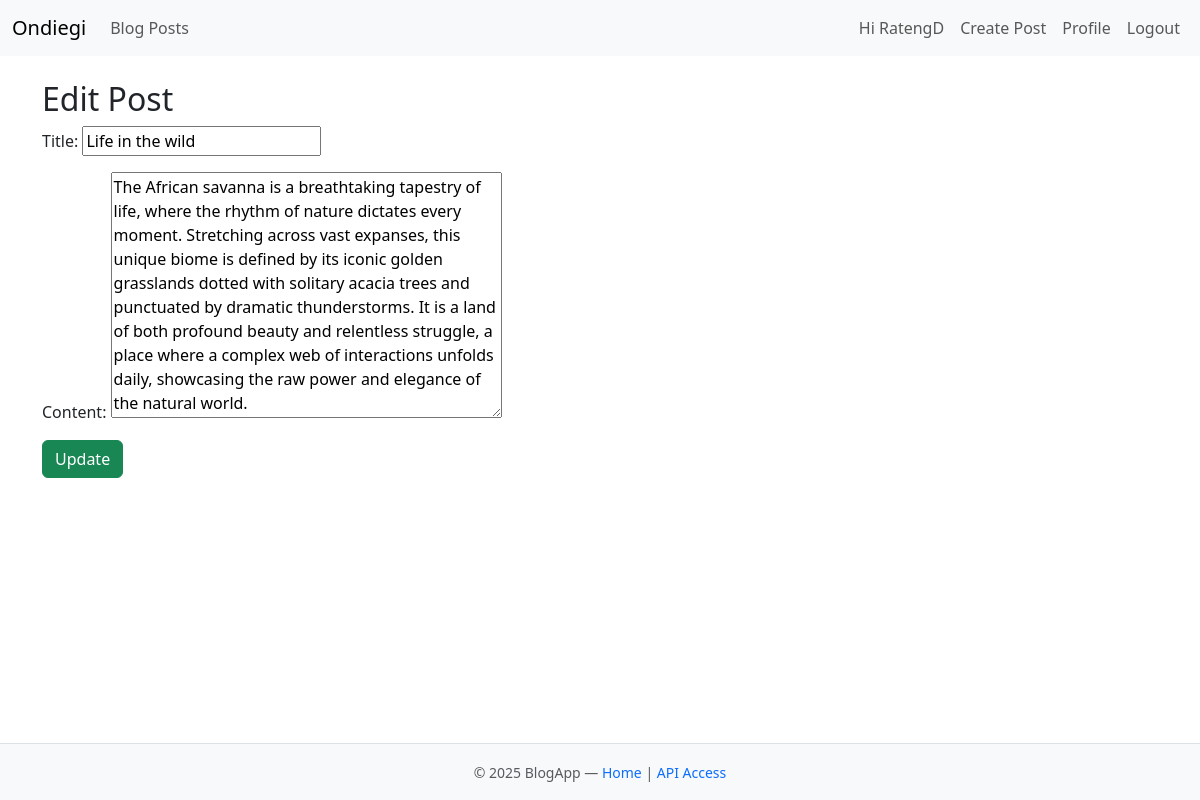
The app's page /blog/10/edit/ (signed in), older data.
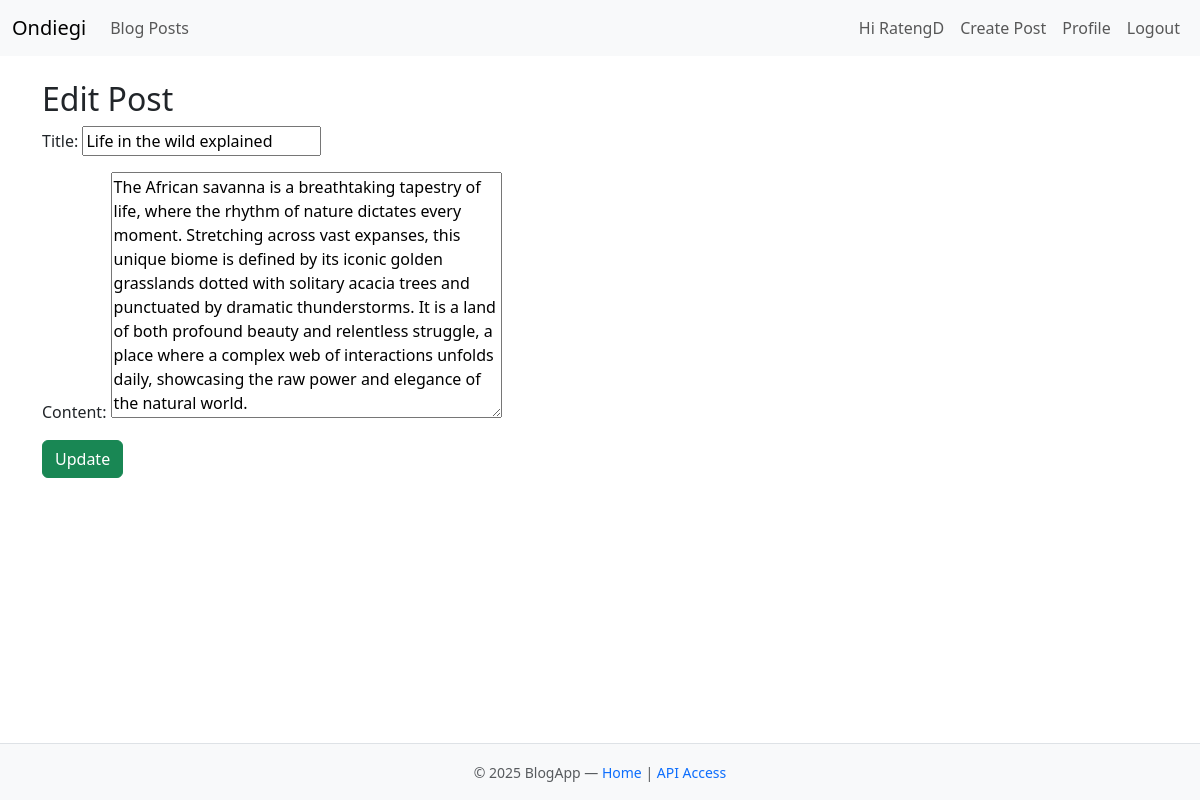
The same page, newer data.
### blog/models.py (models this page shows, shortened)
class BlogPost(models.Model):
    title = models.CharField(max_length=200)
    slug = models.SlugField(unique=True, blank=True)  # new field
    content = models.TextField()
    author = models.ForeignKey(User, on_delete=models.SET_NULL, null=True)
    created_at = models.DateTimeField(auto_now_add=True)

### blog/views.py (the view, shortened to what this page needs)
# urls.py: path('<int:pk>/edit/', BlogPostUpdateView.as_view(), name='edit-post'),
class BlogPostUpdateView(LoginRequiredMixin, UserPassesTestMixin, UpdateView):
    model = BlogPost
    fields = ['title', 'content']
    template_name = 'blog/edit_post.html'
    def test_func(self):
        post = self.get_object()
        return self.request.user == post.author

### blog/templates/blog/edit_post.html (shortened to what this page needs)
{% extends 'base.html' %}
{% block content %}
  <h2>Edit Post</h2>
  <form method="post">
    {{ form.as_p }}
    <button class="btn btn-success" type="submit">Update</button>
  </form>
{% endblock %}

Row changes from the older to the newer data that the page shows:
changed BlogPost: title "Life in the wild" → "Life in the wild explained"
